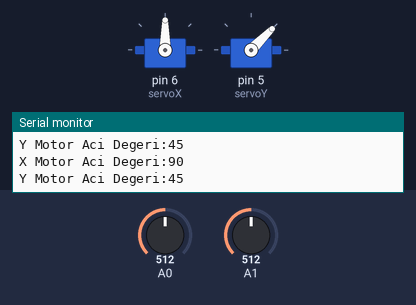
A sketch run on a simulated Arduino Leonardo, built with avr-gcc and run on an emulated ATmega32U4. On the bench: 2 × servo, the last lines printed to the serial monitor. Inputs (shaded band) come from the test bench; at power-on: A0 = 512, A1 = 512. USB keyboard and mouse output is not drawn.

Above: at 1.8 s.
1.9 s: A0 set to 716
At 3.0 s:
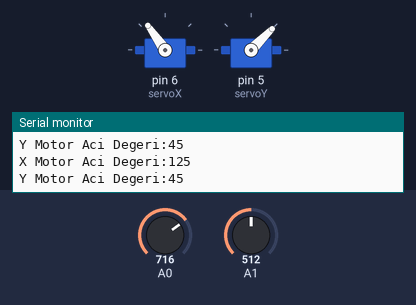
3.5 s: A1 set to 716
At 4.7 s:
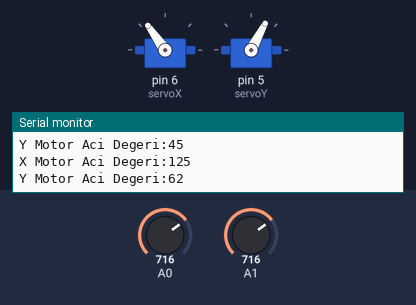
5.5 s: A0 set to 900
At 6.3 s:
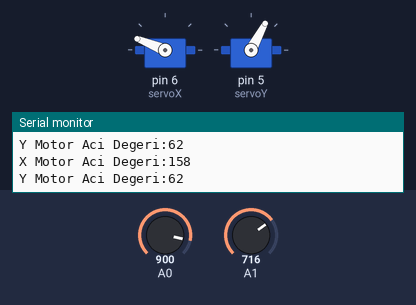
7.5 s: A1 set to 511
At 9.2 s:
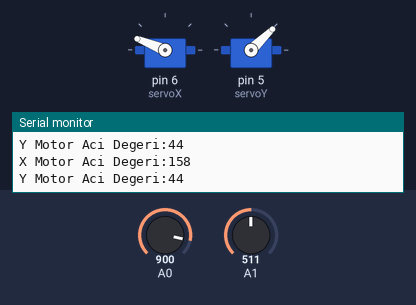
9.5 s: A0 set to 1023
At 10.9 s:
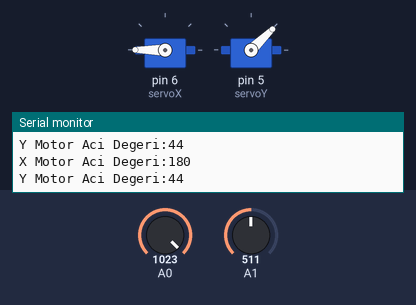
11.5 s: A1 set to 306
At 12.5 s:
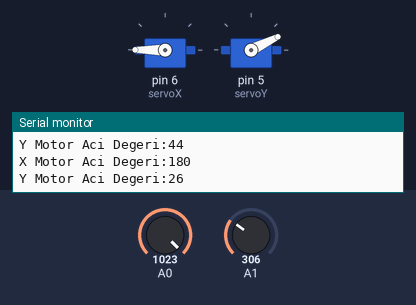
Timing chart, 0 to 14.5 s (numbered marks = the images above; inputs shaded):
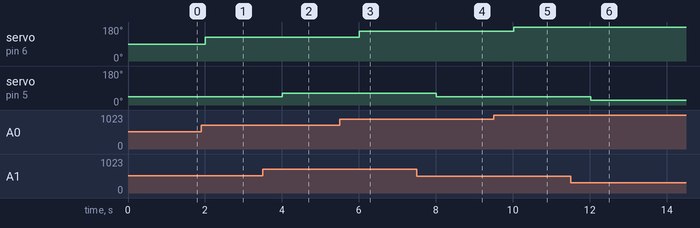

The sketch:

Kod.ino
```cpp
#include <Joystick.h>
#include <Servo.h>

Servo servoX;
Servo servoY;

Joystick_ Joystick;

const bool initAutoSendState=true;

void setup()
{
Joystick.begin();
servoX.attach(6);
servoY.attach(5);
Serial.begin(9600);
}

void loop()
{
int X = analogRead(A0);
X = map(X, 0,1023, 0,180);
Joystick.setXAxis(X);
servoX.write(X);

int Y = analogRead(A1);
Y = map(Y, 0,1023, 0,90);
Joystick.setYAxis(Y);
servoY.write(Y);

Serial.print("X Motor Aci Degeri:");
Serial.println(X);
Serial.print("Y Motor Aci Degeri:");
Serial.println(Y);
delay(1000);


}
```

Measured:
- after the input at 1.9 s, servo on pin 6 (servoX): 90° → 125° after 0.10 s
- after the input at 3.5 s, servo on pin 5 (servoY): 45° → 62° after 0.51 s
- after the input at 5.5 s, servo on pin 6 (servoX): 125° → 158° after 0.51 s
- after the input at 7.5 s, servo on pin 5 (servoY): 62° → 44° after 0.52 s
- after the input at 9.5 s, servo on pin 6 (servoX): 158° → 180° after 0.52 s
- after the input at 11.5 s, servo on pin 5 (servoY): 44° → 26° after 0.52 s
